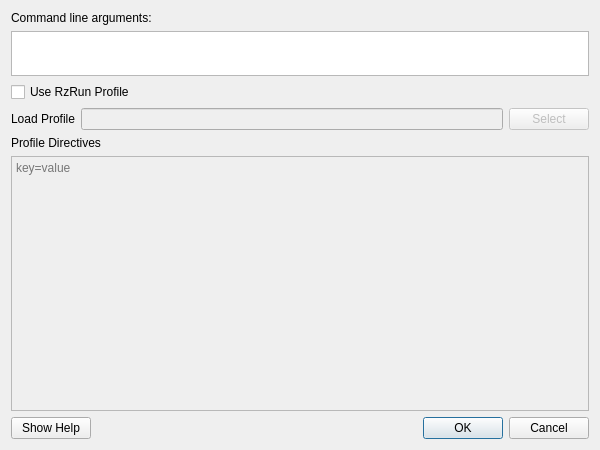
<?xml version="1.0" encoding="UTF-8"?>
<ui version="4.0">
 <class>NativeDebugDialog</class>
 <widget class="QDialog" name="NativeDebugDialog">
  <property name="windowModality">
   <enum>Qt::WindowModality::NonModal</enum>
  </property>
  <property name="geometry">
   <rect>
    <x>0</x>
    <y>0</y>
    <width>600</width>
    <height>450</height>
   </rect>
  </property>
  <property name="sizePolicy">
   <sizepolicy hsizetype="Preferred" vsizetype="Preferred">
    <horstretch>0</horstretch>
    <verstretch>0</verstretch>
   </sizepolicy>
  </property>
  <property name="minimumSize">
   <size>
    <width>0</width>
    <height>0</height>
   </size>
  </property>
  <property name="windowTitle">
   <string>Native debugging configuration</string>
  </property>
  <layout class="QVBoxLayout" name="verticalLayout">
   <item>
    <widget class="QLabel" name="argText">
     <property name="text">
      <string>Command line arguments:</string>
     </property>
    </widget>
   </item>
   <item>
    <widget class="QPlainTextEdit" name="argEdit">
     <property name="sizePolicy">
      <sizepolicy hsizetype="Expanding" vsizetype="MinimumExpanding">
       <horstretch>0</horstretch>
       <verstretch>0</verstretch>
      </sizepolicy>
     </property>
     <property name="minimumSize">
      <size>
       <width>0</width>
       <height>35</height>
      </size>
     </property>
     <property name="maximumSize">
      <size>
       <width>16777215</width>
       <height>45</height>
      </size>
     </property>
    </widget>
   </item>
   <item>
    <widget class="QCheckBox" name="profileCheckbox">
     <property name="text">
      <string>Use RzRun Profile</string>
     </property>
    </widget>
   </item>
   <item>
    <layout class="QHBoxLayout" name="loadProfileLayout">
     <item>
      <widget class="QLabel" name="profileText">
       <property name="text">
        <string>Load Profile</string>
       </property>
      </widget>
     </item>
     <item>
      <widget class="QLineEdit" name="profilePathEdit">
       <property name="enabled">
        <bool>false</bool>
       </property>
       <property name="readOnly">
        <bool>true</bool>
       </property>
      </widget>
     </item>
     <item>
      <widget class="QPushButton" name="profilePathBtn">
       <property name="enabled">
        <bool>false</bool>
       </property>
       <property name="text">
        <string>Select</string>
       </property>
      </widget>
     </item>
    </layout>
   </item>
   <item>
    <widget class="QLabel" name="directiveText">
     <property name="text">
      <string>Profile Directives</string>
     </property>
    </widget>
   </item>
   <item>
    <widget class="QPlainTextEdit" name="directiveEdit">
     <property name="enabled">
      <bool>false</bool>
     </property>
     <property name="inputMethodHints">
      <set>Qt::InputMethodHint::ImhMultiLine</set>
     </property>
     <property name="placeholderText">
      <string>key=value</string>
     </property>
    </widget>
   </item>
   <item>
    <layout class="QHBoxLayout" name="bottomLayout">
     <item>
      <widget class="QPushButton" name="directiveListBtn">
       <property name="text">
        <string>Show Help</string>
       </property>
      </widget>
     </item>
     <item>
      <widget class="QDialogButtonBox" name="buttonBox">
       <property name="orientation">
        <enum>Qt::Orientation::Horizontal</enum>
       </property>
       <property name="standardButtons">
        <set>QDialogButtonBox::StandardButton::Cancel|QDialogButtonBox::StandardButton::Ok</set>
       </property>
      </widget>
     </item>
    </layout>
   </item>
  </layout>
 </widget>
 <resources/>
 <connections>
  <connection>
   <sender>buttonBox</sender>
   <signal>rejected()</signal>
   <receiver>NativeDebugDialog</receiver>
   <slot>reject()</slot>
   <hints>
    <hint type="sourcelabel">
     <x>316</x>
     <y>240</y>
    </hint>
    <hint type="destinationlabel">
     <x>286</x>
     <y>254</y>
    </hint>
   </hints>
  </connection>
  <connection>
   <sender>buttonBox</sender>
   <signal>accepted()</signal>
   <receiver>NativeDebugDialog</receiver>
   <slot>accept()</slot>
   <hints>
    <hint type="sourcelabel">
     <x>248</x>
     <y>234</y>
    </hint>
    <hint type="destinationlabel">
     <x>157</x>
     <y>274</y>
    </hint>
   </hints>
  </connection>
 </connections>
</ui>
